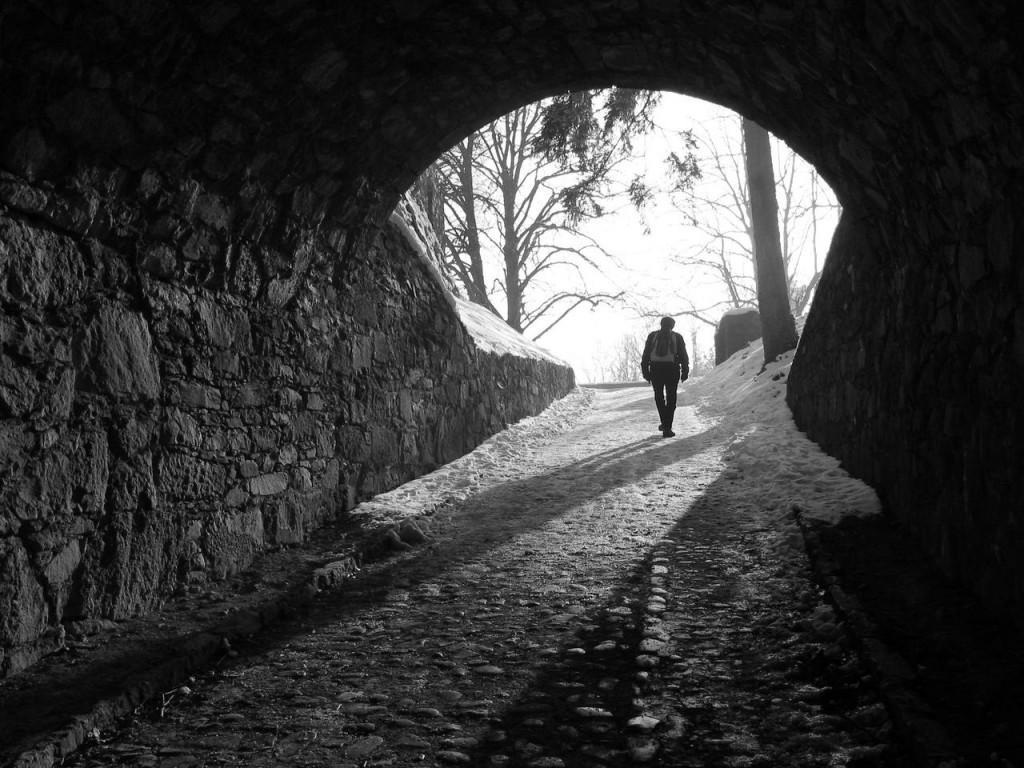
#> input picture Image-Processing-Lab/Lab 4/homo.jpg, 1024 x 768 px, found by its file name
$ python homomorphic.py
#> lines starting #> are read from the running program, lines starting #| are printed output that depends on the picture
# -*- coding: utf-8 -*-
"""
Created on Wed May 25 11:22:46 2022

@author: USER
"""

import cv2
from matplotlib import pyplot as plt
import numpy as np
from skimage.exposure import rescale_intensity


def homomorphic_filter(image, c,Lh,Ll,D0):

    cX,cY = image.shape
    H = np.zeros((cX,cY,2),np.uint8)


    for u in range(cX):
        for v in range(cY):
            #print(u,v)
            Duv = np.sqrt((u-cX/2)**2+(v-cY/2)**2)
            #print(Duv)
            H[u][v] = (Lh-Ll)*(1-np.exp(-c*(Duv**2))**2/(D0**2))+Ll

            # [9 lines of commented-out code are left out]
    return H

img = cv2.imread('F:/4.1/CSE 4128 Image Lab/Lab 4/homo.jpg',cv2.IMREAD_GRAYSCALE)
#> img is the input picture: shape (768, 1024); min 0, max 255, mean 56.8

plt.title("image-1 ")
plt.imshow(rescale_intensity( cv2.cvtColor(np.float32(img), cv2.COLOR_BGR2RGB) ,in_range=(0,255)))
plt.show()

img = np.float32(img)
log_img = np.log1p(img)
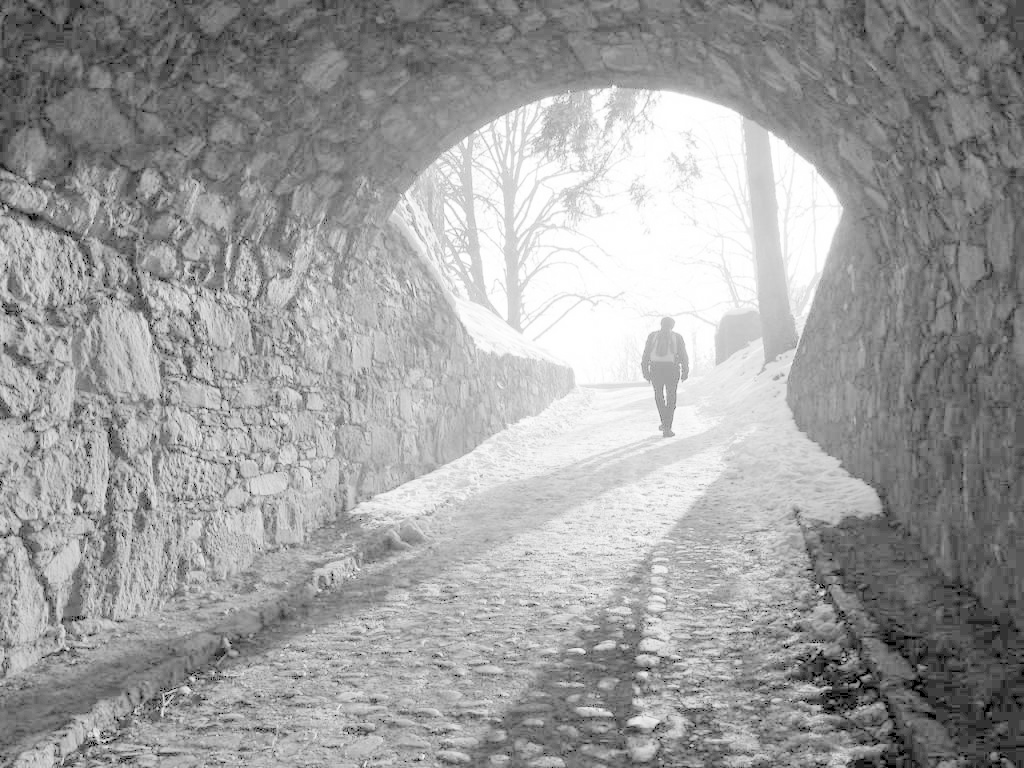
#> log_img: shape (768, 1024) float32; min 0, max 5.55, mean 3.44; drawn with min black and max white


dft = cv2.dft(np.float32(log_img), flags=cv2.DFT_COMPLEX_OUTPUT)
dft_shift = np.fft.fftshift(dft)

magnitude_spectrum =  np.log(cv2.magnitude(dft_shift[:,:,0], dft_shift[:,:,1])+1)
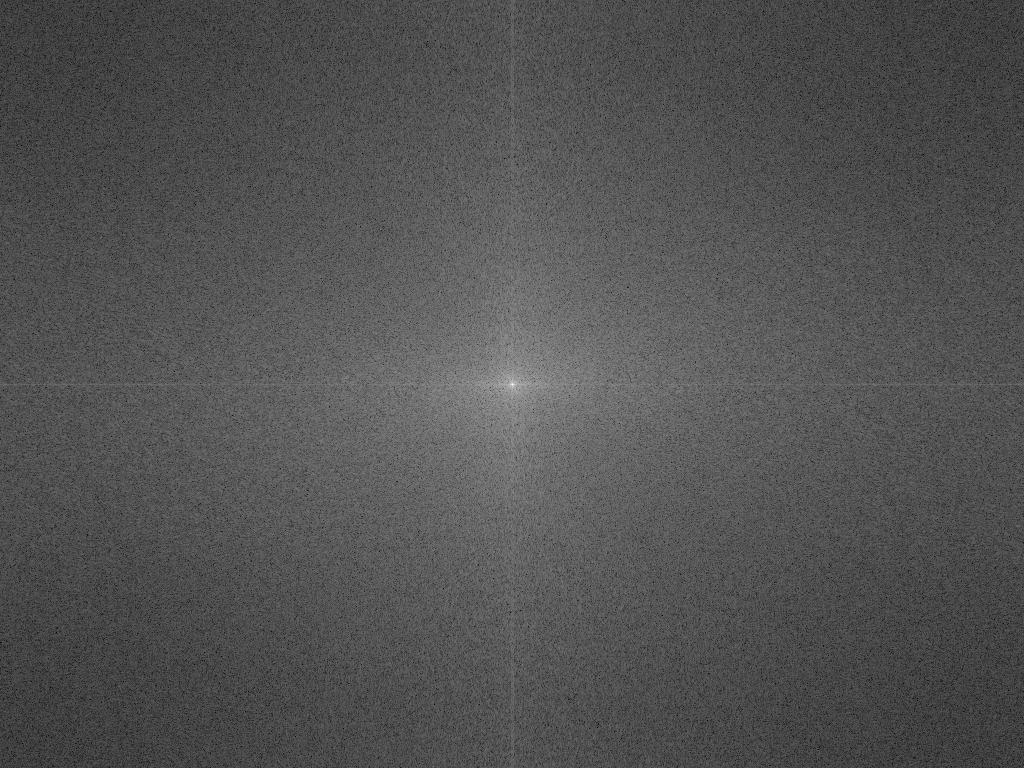
#> magnitude_spectrum: shape (768, 1024) float32; min 0.122, max 14.81, mean 4.91; drawn with min black and max white
plt.imshow(magnitude_spectrum),plt.title("fourier of input image")
plt.show()

homo_filter = homomorphic_filter(image=img, c = 0.1, Lh = 1.2, Ll=0.5, D0=50)


#magnitude_spectrum =  np.log(cv2.magnitude(homo_filter[:,:,0], homo_filter[:,:,1])+1)
#plt.imshow(magnitude_spectrum),plt.title("fourier of input image")
#plt.show()


output_f = dft_shift * homo_filter


img_back = np.fft.ifftshift(output_f)
img_back = cv2.idft(img_back)

img_back = cv2.magnitude(img_back[:, :, 0], img_back[:, :, 1])
#img_back = np.expm1(img_back)


plt.title("output")
plt.imshow(img_back,cmap='gray')
plt.show()
